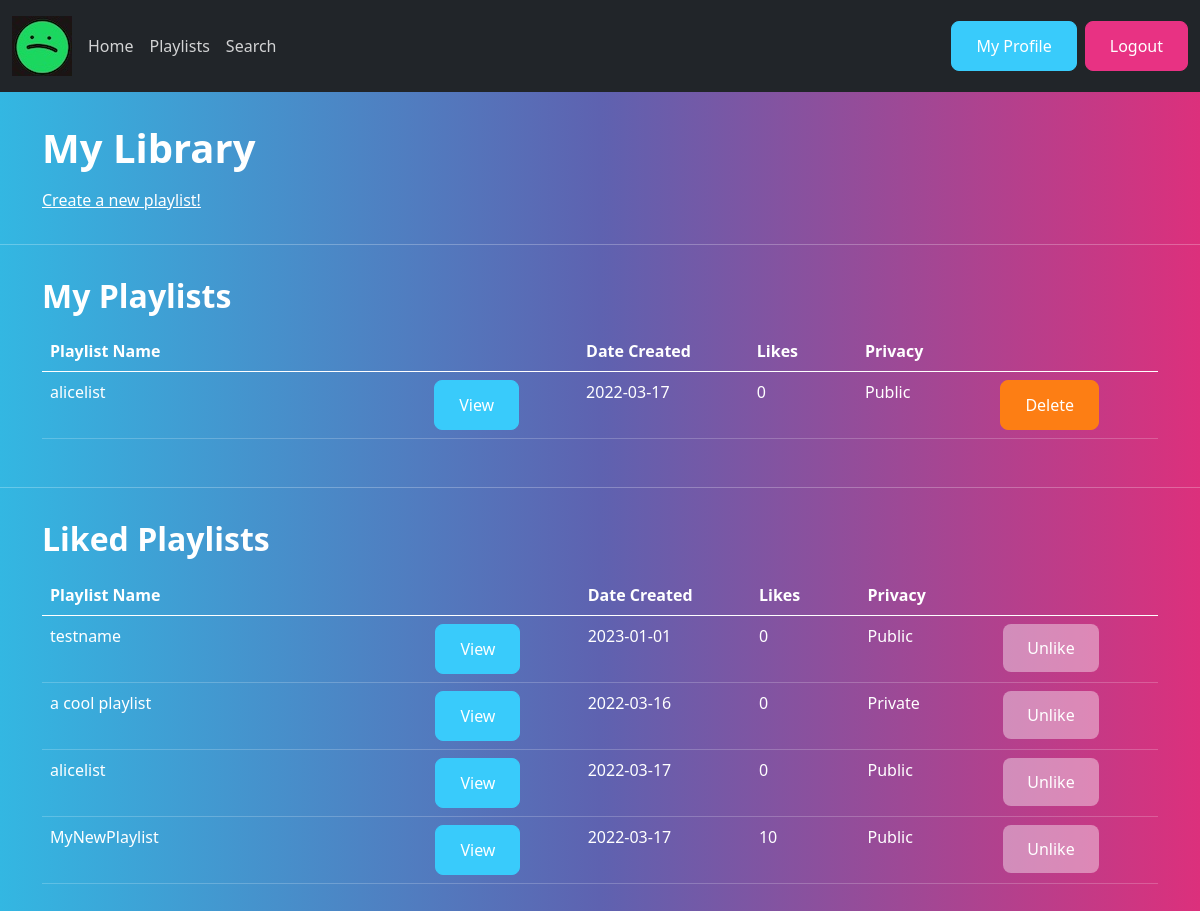
Screenshot of /php_playlists/user-library.php (signed in) with the database file from the repository.
### tables this page shows
CREATE TABLE created_by (
    user_id INT NOT NULL,
    playlist_id INT NOT NULL PRIMARY KEY,
    FOREIGN KEY (user_id) REFERENCES user(user_id),
    FOREIGN KEY (playlist_id) REFERENCES playlist(playlist_id)
);

CREATE TABLE playlist (
    playlist_id INT NOT NULL AUTO_INCREMENT PRIMARY KEY,
    name VARCHAR(200) NOT NULL,
    date_created DATE NOT NULL,
    num_likes INT NOT NULL,
    is_public BOOL NOT NULL
);

CREATE TABLE likes (
    user_id INT NOT NULL,
    playlist_id INT NOT NULL,
    PRIMARY KEY (user_id, playlist_id),
    FOREIGN KEY (playlist_id) REFERENCES playlist(playlist_id)
);

### php_playlists/userlibs/playlist_fxs.php (called while the page is built, shortened)
<?php
function getAllPlaylists($userId, $owner) {
    global $db;
    $query = '';
    if ($owner) {
        $query = 'SELECT *
            FROM playlist
            INNER JOIN created_by cb
            ON playlist.playlist_id = cb.playlist_id
            WHERE user_id=:id';
    }
    else {
        $query = 'SELECT *
            FROM playlist
            INNER JOIN created_by cb
            ON playlist.playlist_id = cb.playlist_id
            WHERE user_id=:id AND is_public=TRUE';
    }
    $statement = $db->prepare($query);
    $statement->bindValue(':id', $userId);
    $statement->execute();
    $results = $statement->fetchAll();
    return $results;
}

### php_playlists/userlibs/user_fxs.php (called while the page is built, shortened)
<?php
function getLikedPlaylists($userId, $owner) {
    global $db;
    $query = '';
    if ($owner) {
        $query = 'SELECT *
            FROM playlist
            INNER JOIN likes
            ON playlist.playlist_id = likes.playlist_id
            WHERE user_id=:id';
    }
    else {
        $query = 'SELECT *
            FROM playlist
            INNER JOIN likes
            ON playlist.playlist_id = likes.playlist_id
            WHERE user_id=:id AND is_public=TRUE';
    }
    $statement = $db->prepare($query);
    $statement->bindValue(':id', $userId);
    $statement->execute();
    $results = $statement->fetchAll();
    return $results;
}

### php_playlists/user-library.php (the view, shortened to what this page needs)
<?php
require('connect-db.php');
require('userlibs/playlist_fxs.php');
require('userlibs/user_fxs.php');
$modifying = false;
$userPlaylists = [];
$likedPlaylists = [];
$displayName = '';
if (isset($_GET['user']) and ($_GET['user'] != $_SESSION['id'])) {
    $uName = getUser($_GET['user'])['email'];
    $displayName = "{$uName}'s";
    $userPlaylists = getAllPlaylists($_GET['user'], false);
    $likedPlaylists = getLikedPlaylists($_GET['user'], false);
}
else {
    $modifying = true;
    $displayName = 'My';
    $userPlaylists = getAllPlaylists($_SESSION['id'], true);
    $likedPlaylists = getLikedPlaylists($_SESSION['id'], true);
}
?>
<!DOCTYPE html>
<html>
<head>
    <link rel="stylesheet" type="text/css" href="style/bootstrap.min.css">
</head>
<body>
<nav class="navbar navbar-expand-lg navbar-dark bg-dark">
    <div class="container-fluid">
        <a href="#" class="img-fluid" style="margin-right: 8px"><img src="style/spot.jpg"></a>
        <div class="collapse navbar-collapse" id="navbarColor01">
            <ul class="navbar-nav me-auto">
                <li class="nav-item">
                    <a class="nav-link" href="homepage.php">Home</a>
                </li>
                <li class="nav-item">
                    <a class="nav-link" href="user-library.php">Playlists</a>
                </li>
                <li class="nav-item">
                    <a class="nav-link" href="search.php">Search</a>
                </li>
            </ul>
            <a class="btn btn-info mx-1" href="profile.php">My Profile</a>
            <a class="btn btn-primary" href="signout.php">Logout</a>
        </div>
    </div>
</nav>
<div class="container mt-3">
    <h1><?php echo $displayName?> Library</h1>
    <?php if ($modifying) {
        echo '<p><a href="add-playlist.php">Create a new playlist!</a></p>';
    }
    else {
        echo '<p><a href="user-library.php">Go back to my library</a></p>';
    }
    ?>
</div>
<hr/>
<div class="container mb-4">
    <h2>My Playlists</h2>
    <table class="table table-hover">
    <?php if ($modifying) {
        echo '<thead>
            <tr>
                <th width="18%">Playlist Name</th>
                <th width="5%"></th>
                <th width="8%">Date Created</th>
                <th width="5%">Likes</th>
                <th width="6%">Privacy</th>
                <th width="5%"></th>
            </tr>
        </thead>';
    }
    ?>
    <?php foreach ($userPlaylists as $playlist): ?>
    <tr>
        <td> <?php echo $playlist['name']; ?>
        </td>
        <td>
            <a href="<?php echo "playlist_display.php?playlist={$playlist['playlist_id']}"?>"
               class="btn btn-info">View</a>
        </td>
        <td> <?php echo $playlist['date_created']; ?> </td>
        <td> <?php echo $playlist['num_likes']; ?> </td>
        <td>
            <?php
            if ($modifying) {
                if ($playlist['is_public'] == 0) {
                    echo "Private";
                } else {
                    echo "Public";
                }
            }
            ?>
        </td>
        <?php if ($modifying) {
            ?>
            <td>
            <form action="user-library.php" method="post">
                <input type="submit" value="Delete" name="btnAction"
                    class="btn btn-danger" />
            </form>
        </td>
        <?php
        }
        ?>
    </tr>
    <?php endforeach; ?>
</table>
</div>
<hr/>
<div class="container">
    <h2>Liked Playlists</h2>
    <table class="table table-hover">
        <?php if ($modifying) {
            echo '<thead>
            <tr>
                <th width="18%">Playlist Name</th>
                <th width="5%"></th>
                <th width="8%">Date Created</th>
                <th width="5%">Likes</th>
                <th width="6%">Privacy</th>
                <th width="5%"></th>
            </tr>
        </thead>';
        }
        ?>
        <?php foreach ($likedPlaylists as $playlist): ?>
            <tr>
                <td> <?php echo $playlist['name']; ?>
                </td>
                <td>
                    <a href="<?php echo "playlist_display.php?playlist={$playlist['playlist_id']}"?>"
                       class="btn btn-info">View</a>
                </td>
                <td> <?php echo $playlist['date_created']; ?> </td>
                <td> <?php echo $playlist['num_likes']; ?> </td>
                <td>
                    <?php
                    if ($modifying) {
                        if ($playlist['is_public'] == 0) {
                            echo "Private";
                        } else {
                            echo "Public";
                        }
                    }
                    ?>
                </td>
                <?php if ($modifying) {
                    ?>
                    <td>
                        <form action="user-library.php" method="post">
                            <input type="submit" value="Unlike" name="btnAction"
                                   class="btn btn-secondary" />
                        </form>
                    </td>
                    <?php
                }
                ?>
            </tr>
        <?php endforeach; ?>
    </table>
</div>
</body>
</html>

### rows the page displays
created_by: playlist_id.name "alicelist", playlist_id.date_created "2022-03-17", playlist_id.num_likes "0", shows "Public"
likes: playlist.name "testname", playlist.date_created "2023-01-01", playlist.num_likes "0", shows "Public"
likes: playlist.name "a cool playlist", playlist.date_created "2022-03-16", playlist.num_likes "0", shows "Private"
likes: playlist.name "MyNewPlaylist", playlist.date_created "2022-03-17", playlist.num_likes "10", shows "Public"

### other values shown
$displayName "My"
